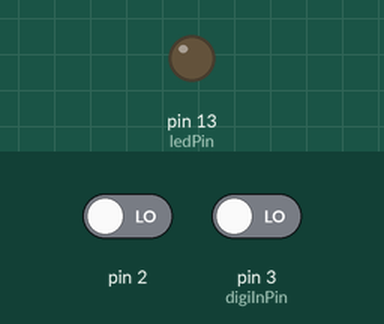
A sketch run on a simulated Arduino Uno, built with avr-gcc and run on an emulated ATmega328P. Parts: output pins drawn as LEDs (lit = HIGH). The test bench sets the inputs (shaded band); at power-on: pin 3 (digiInPin) LOW, pin 2 LOW.

Above: at 1.2 s.
1.3 s: pin 3 (digiInPin) driven HIGH
At 2.6 s:
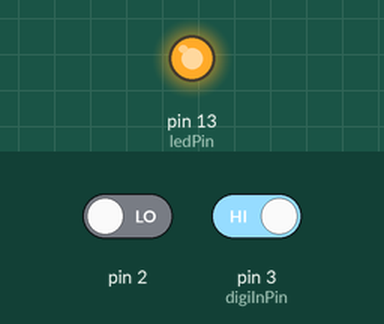
4.3 s: pin 3 (digiInPin) driven LOW
At 4.8 s:
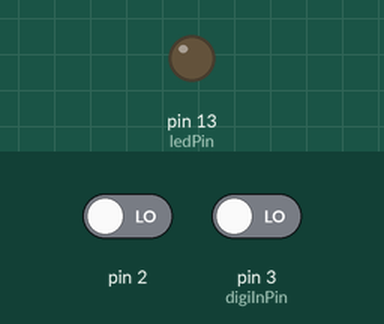
Timing chart, 0 to 7.3 s (numbered marks = the images above; inputs shaded):
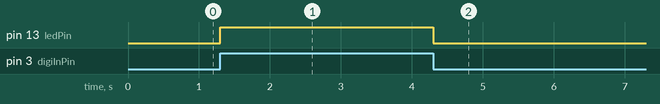

The sketch:

Interrupci_nExterna.ino
```cpp
#define ledPin 13
#define digiInPin 3

long lastTime;

void setup() {
  Serial.begin(9600);

  pinMode(digiInPin, INPUT);
  pinMode(ledPin, OUTPUT);

  attachInterrupt(0,interrupcion1,CHANGE);

  lastTime = 0;
}

void loop() {
  digitalWrite(ledPin,digitalRead(digiInPin));
}

void interrupcion1() {
  long actual = millis();
  float aux = (actual-lastTime);
  aux /= 1000;
  Serial.println(aux);
  lastTime = actual;
}
```

Measured:
- after the input at 1.3 s, pin 13 (ledPin): LOW → HIGH at once
- after the input at 4.3 s, pin 13 (ledPin): HIGH → LOW at once
